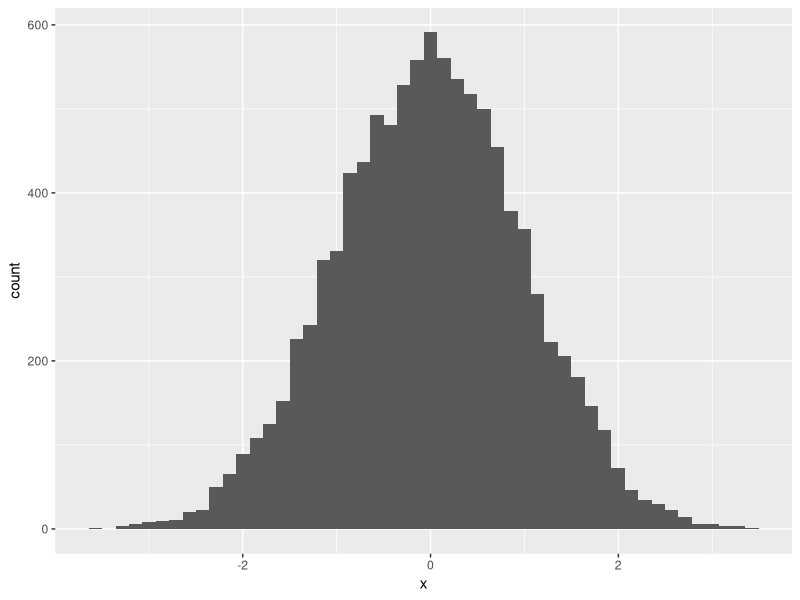

Source code (R):
library(ggplot2)
n <- 10000
mu <- 0
sigma <- 1
x <- rnorm (n , mu , sigma)
df_x <- as.data.frame(x)
plot <- ggplot(data=df_x,mapping = aes(x))+geom_histogram(bins = 50)
plot